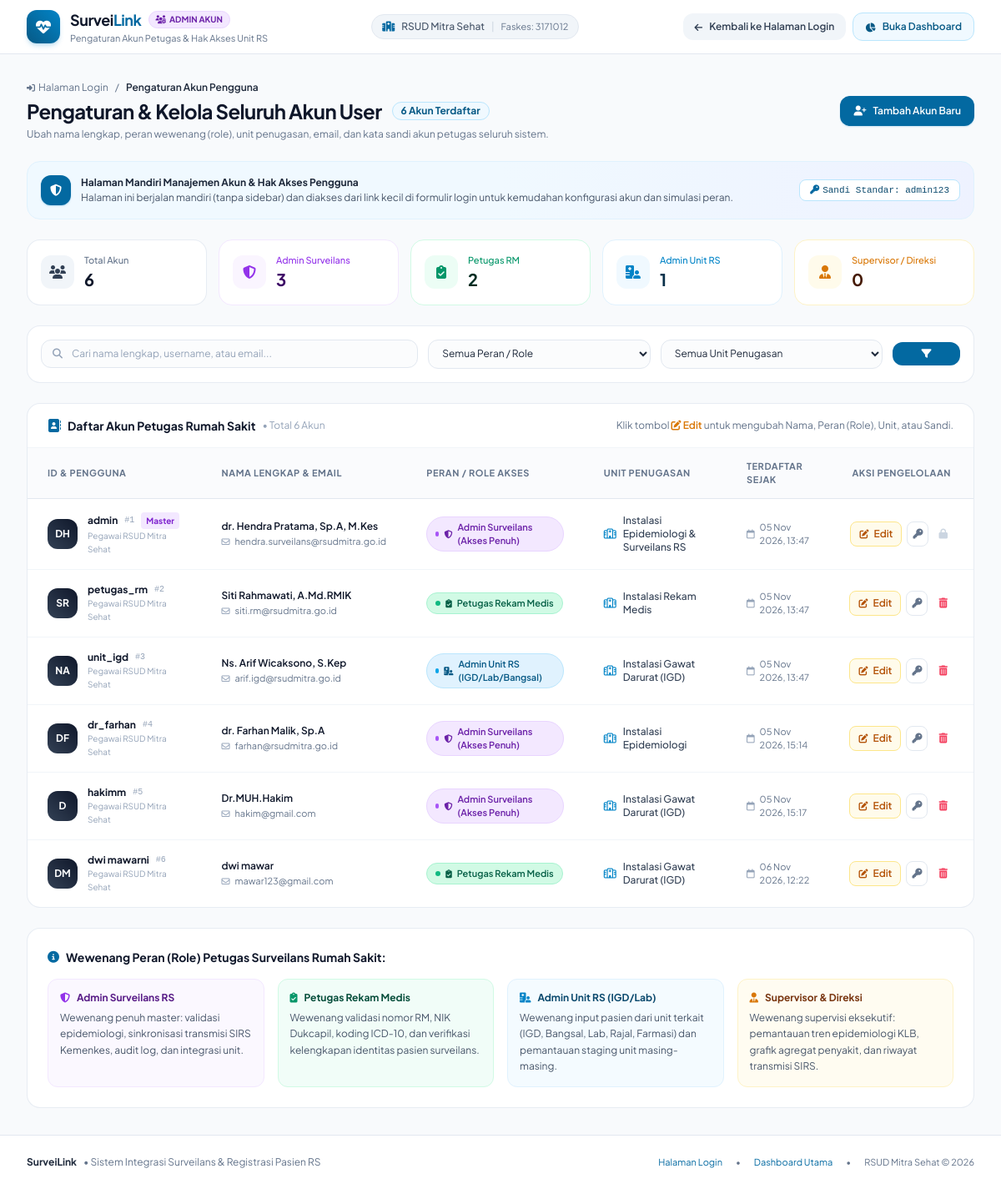
Before: /kelola_user.php with the older database file.
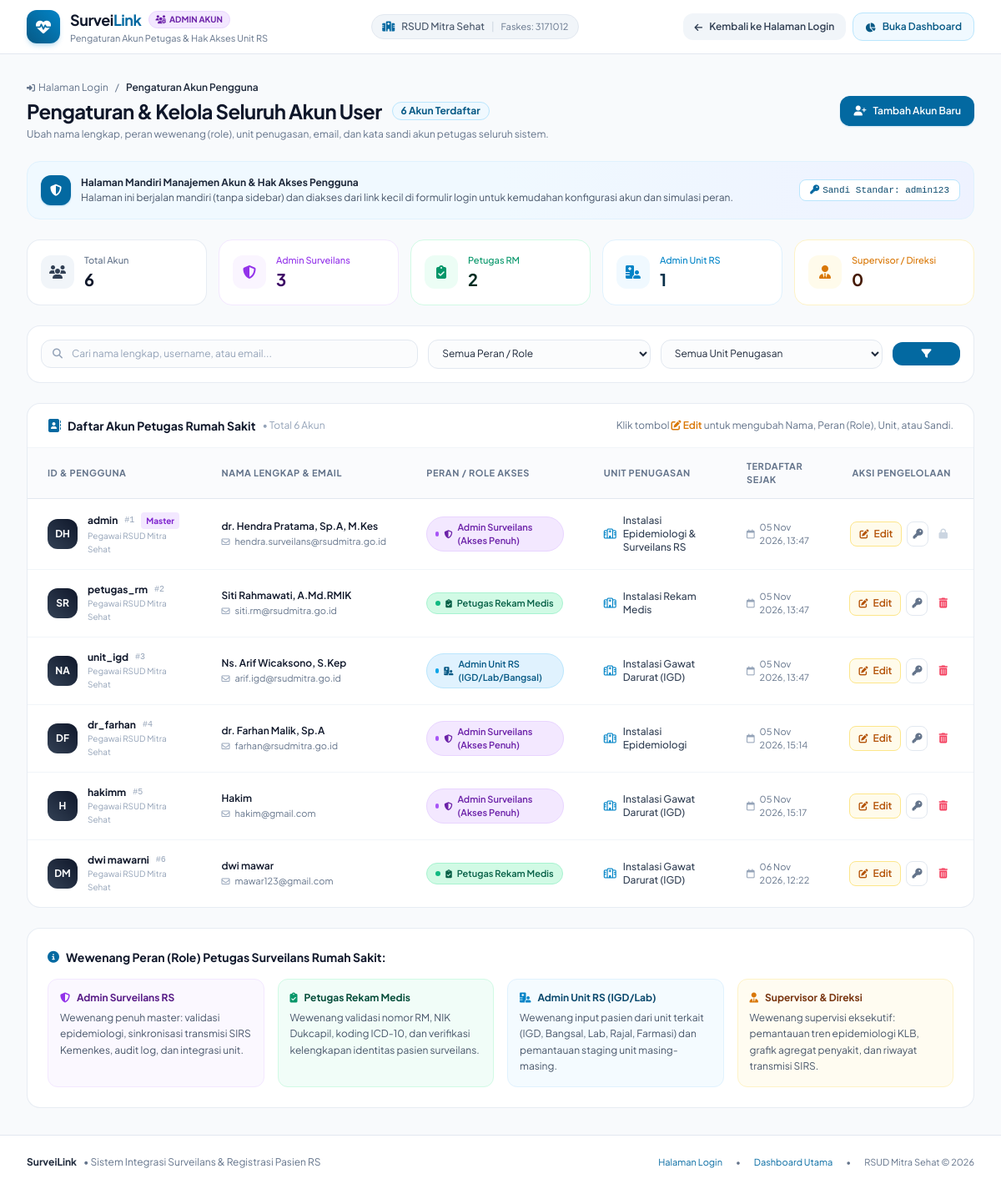
After: the same page with the newer database file.
### tables this page shows
CREATE TABLE `users` (
  `id` int NOT NULL,
  `username` varchar(50) NOT NULL,
  `password` varchar(255) NOT NULL,
  `nama_lengkap` varchar(100) NOT NULL,
  `email` varchar(100) NOT NULL,
  `role` enum('admin_surveilans','petugas_rekam_medis','admin_unit','supervisor') NOT NULL DEFAULT 'admin_surveilans',
  `unit` varchar(100) NOT NULL DEFAULT 'Instalasi Epidemiologi & Surveilans',
  `foto` varchar(255) DEFAULT 'assets/img/avatar.png',
  `created_at` timestamp NULL DEFAULT CURRENT_TIMESTAMP
);

### kelola_user.php (the view, shortened to what the changed rows need)
<?php
$pdo = getDB();
$sql = "SELECT * FROM users WHERE 1=1";
$params = [];
$sql .= " ORDER BY id ASC";
$stmt = $pdo->prepare($sql);
$stmt->execute($params);
$users = $stmt->fetchAll();
function getRoleBadge($role) {
    switch ($role) {
        case 'admin_surveilans':
            return [
                'label' => 'Admin Surveilans (Akses Penuh)',
                'badge' => 'bg-purple-100 text-purple-800 border-purple-200',
                'dot'   => 'bg-purple-500',
                'icon'  => 'fa-shield-halved'
            ];
        case 'petugas_rekam_medis':
            return [
                'label' => 'Petugas Rekam Medis',
                'badge' => 'bg-emerald-100 text-emerald-800 border-emerald-200',
                'dot'   => 'bg-emerald-500',
                'icon'  => 'fa-clipboard-check'
            ];
        case 'admin_unit':
            return [
                'label' => 'Admin Unit RS (IGD/Lab/Bangsal)',
                'badge' => 'bg-sky-100 text-sky-800 border-sky-200',
                'dot'   => 'bg-sky-500',
                'icon'  => 'fa-hospital-user'
            ];
    }
}
?>
<!DOCTYPE html>
<html lang="id">
<head>
    <script src="https://cdn.tailwindcss.com"></script>
    <link rel="stylesheet" href="https://cdnjs.cloudflare.com/ajax/libs/font-awesome/6.4.0/css/all.min.css">
</head>
<body class="bg-slate-50 text-slate-800 antialiased min-h-screen flex flex-col">
    <main class="max-w-7xl mx-auto w-full px-4 sm:px-6 lg:px-8 py-8 space-y-6 flex-1">
        <div class="flex flex-col sm:flex-row sm:items-center justify-between gap-4">
            <div>
                <div class="flex items-center gap-3">
                    <h1 class="text-2xl font-bold text-slate-900 tracking-tight">Pengaturan & Kelola Seluruh Akun User</h1>
                </div>
            </div>
        </div>
        <div class="bg-white rounded-2xl border border-slate-200/80 shadow-xs overflow-hidden">
            <?php if (empty($users)): ?>
                <div class="p-12 text-center">
                    <div class="w-16 h-16 mx-auto mb-3 rounded-2xl bg-slate-100 text-slate-400 flex items-center justify-center text-2xl">
                        <i class="fa-solid fa-user-slash"></i>
                    </div>
                    <h4 class="font-bold text-slate-700 text-sm">Tidak Ada Akun Ditemukan</h4>
                    <p class="text-xs text-slate-400 mt-1">Coba sesuaikan kata kunci pencarian atau reset filter yang dipilih.</p>
                    <a href="kelola_user.php" class="mt-4 inline-flex items-center gap-2 px-4 py-2 rounded-xl bg-slate-100 hover:bg-slate-200 text-slate-700 text-xs font-semibold transition">
                        <i class="fa-solid fa-rotate-left"></i>
                        <span>Reset Semua Filter</span>
                    </a>
                </div>
            <?php else: ?>
                <div class="overflow-x-auto">
                    <table class="w-full text-left text-xs text-slate-600">
                        <thead class="bg-slate-50/70 border-b border-slate-200 text-[11px] font-bold text-slate-500 uppercase tracking-wider">
                            <tr>
                                <th class="px-6 py-3.5">ID & Pengguna</th>
                                <th class="px-6 py-3.5">Nama Lengkap & Email</th>
                                <th class="px-6 py-3.5">Peran / Role Akses</th>
                                <th class="px-6 py-3.5">Unit Penugasan</th>
                                <th class="px-6 py-3.5">Terdaftar Sejak</th>
                                <th class="px-6 py-3.5 text-center">Aksi Pengelolaan</th>
                            </tr>
                        </thead>
                        <tbody class="divide-y divide-slate-100">
                            <?php foreach ($users as $u): ?>
                                <?php
                                    $roleInfo = getRoleBadge($u['role']);
                                    $isPrimaryAdmin = ($u['id'] == 1);
                                    $words = explode(' ', trim($u['nama_lengkap']));
                                    $initials = '';
                                    foreach (array_slice($words, 0, 2) as $w) {
                                        $initials .= strtoupper(substr($w, 0, 1));
                                    }
                                ?>
                                <tr class="hover:bg-slate-50/80 transition">
                                    <td class="px-6 py-4">
                                        <div class="flex items-center gap-3">
                                            <div class="w-9 h-9 rounded-xl bg-gradient-to-tr from-slate-700 to-slate-900 text-white flex items-center justify-center font-bold text-xs shrink-0 shadow-xs">
                                                <?= $initials ?>
                                            </div>
                                            <div>
                                                <div class="flex items-center gap-2">
                                                    <span class="font-bold text-slate-900"><?= htmlspecialchars($u['username']) ?></span>
                                                    <span class="text-[10px] text-slate-400 font-mono">#<?= $u['id'] ?></span>
                                                </div>
                                                <span class="text-[10px] text-slate-400">Pegawai RSUD Mitra Sehat</span>
                                            </div>
                                        </div>
                                    </td>
                                    <td class="px-6 py-4">
                                        <p class="font-semibold text-slate-900"><?= htmlspecialchars($u['nama_lengkap']) ?></p>
                                        <div class="flex items-center gap-1.5 text-slate-500 mt-0.5 text-[11px]">
                                            <i class="fa-regular fa-envelope text-[10px] text-slate-400"></i>
                                            <span><?= htmlspecialchars($u['email']) ?></span>
                                        </div>
                                    </td>
                                    <td class="px-6 py-4">
                                        <span class="inline-flex items-center gap-1.5 px-2.5 py-1 rounded-full text-[11px] font-semibold border <?= $roleInfo['badge'] ?>">
                                            <span class="w-1.5 h-1.5 rounded-full <?= $roleInfo['dot'] ?>"></span>
                                            <i class="fa-solid <?= $roleInfo['icon'] ?> text-[10px]"></i>
                                            <span><?= htmlspecialchars($roleInfo['label']) ?></span>
                                        </span>
                                    </td>
                                    <td class="px-6 py-4">
                                        <div class="flex items-center gap-2 text-slate-700">
                                            <i class="fa-regular fa-hospital text-brand-500 text-xs"></i>
                                            <span class="font-medium"><?= htmlspecialchars($u['unit']) ?></span>
                                        </div>
                                    </td>
                                    <td class="px-6 py-4 text-slate-500 text-[11px]">
                                        <div class="flex items-center gap-1.5">
                                            <i class="fa-regular fa-calendar text-slate-400"></i>
                                            <span><?= !empty($u['created_at']) ? date('d M Y, H:i', strtotime($u['created_at'])) : '-' ?></span>
                                        </div>
                                    </td>
                                    <td class="px-6 py-4 text-center">
                                        <div class="flex items-center justify-center gap-1.5">
                                            <button onclick='bukaModalEdit(<?= json_encode($u) ?>)'
                                                class="px-2.5 py-1.5 rounded-lg bg-amber-50 hover:bg-amber-100 text-amber-700 border border-amber-200 text-xs font-semibold transition flex items-center gap-1.5 shadow-xs"
                                                title="Edit Akun (Ubah Nama, Peran/Role, Unit, dll.)">
                                                <i class="fa-solid fa-pen-to-square text-[11px]"></i>
                                                <span>Edit</span>
                                            </button>
                                            <button onclick="bukaModalGantiPassword(<?= $u['id'] ?>, '<?= htmlspecialchars(addslashes($u['username'])) ?>', '<?= htmlspecialchars(addslashes($u['nama_lengkap'])) ?>')"
                                                class="p-1.5 rounded-lg text-slate-500 hover:text-slate-800 hover:bg-slate-100 border border-slate-200 transition"
                                                title="Ganti / Reset Kata Sandi">
                                                <i class="fa-solid fa-key text-xs"></i>
                                            </button>
                                            <?php if (!$isPrimaryAdmin): ?>
                                                <button onclick="hapusUser(<?= $u['id'] ?>, '<?= htmlspecialchars(addslashes($u['nama_lengkap'])) ?>', '<?= htmlspecialchars(addslashes($u['username'])) ?>')"
                                                    class="p-1.5 rounded-lg text-rose-500 hover:text-rose-700 hover:bg-rose-50 border border-transparent hover:border-rose-200 transition"
                                                    title="Hapus Akun Pengguna">
                                                    <i class="fa-solid fa-trash-can text-xs"></i>
                                                </button>
                                            <?php else: ?>
                                                <span class="p-1.5 text-slate-300 cursor-not-allowed" title="Admin master (ID 1) dilindungi">
                                                    <i class="fa-solid fa-lock text-xs"></i>
                                                </span>
                                            <?php endif; ?>
                                        </div>
                                    </td>
                                </tr>
                            <?php endforeach; ?>
                        </tbody>
                    </table>
                </div>
            <?php endif; ?>
        </div>
    </main>
</body>
</html>

Changed rows visible on the page:
changed users "hakimm": initials "D" → "H"; nama_lengkap "Dr.MUH.Hakim" → "Hakim"
